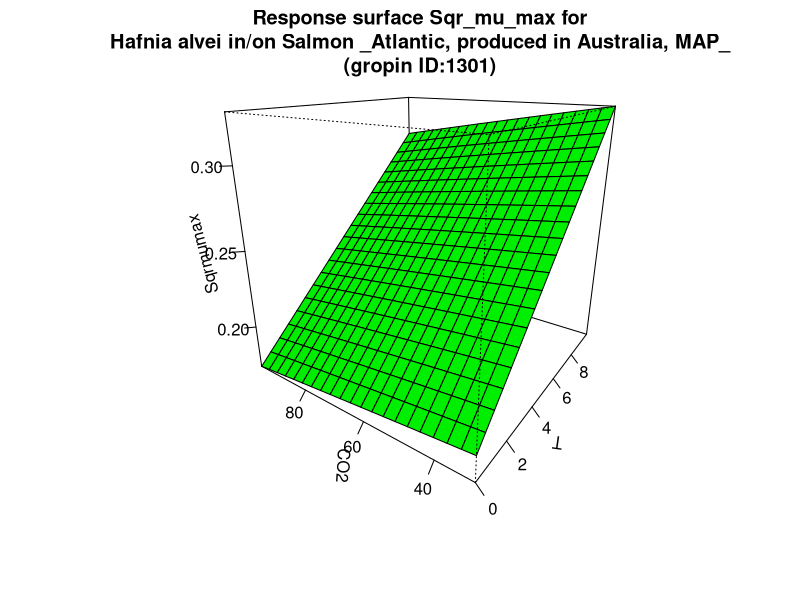

Recreate this plot in R.
#############################
# start of Parameter script
#############################
T <- seq(0,9.99000999000999,length.out=21)
CO2 <- seq(30.03,97.9020979020979,length.out=21)
#############################
# end of Parameter script
#############################
############################# 
# start of Model script Gropin ID 1301 
#############################
 
# constant coefficients for this model
 
variables <- data.frame(T,CO2)
argumentsPar <- unique.data.frame(expand.grid(variables))
 
# heart of the model
response_surface <- function(T,CO2) {
   mumax <-6.88*(10^-4)*(T+13.25)*sqrt(452-CO2)

	return(mumax=mumax)
} 

# output parameters
responseSurface <- cbind(argumentsPar,response_surface(argumentsPar['T'],argumentsPar['CO2']))
colnames(responseSurface) <- c(colnames(argumentsPar),'Sqrmumax')
#############################
# End of Model script
#############################
############################# 
# start of Visualisation script Gropin ID 1301 
#############################
titleText <-'Response surface Sqr_mu_max for
Hafnia alvei in/on Salmon _Atlantic, produced in Australia, MAP_
(gropin ID:1301)'
persp(T,CO2,matrix(unlist(responseSurface$'Sqrmumax'),nrow=21),col = 'green',xlab='T',ylab='CO2',zlab='Sqrmumax',main=titleText,theta=305,phi=20,shade=0.25,ticktype = 'detailed')
#############################
# End of Visualisation script
#############################
